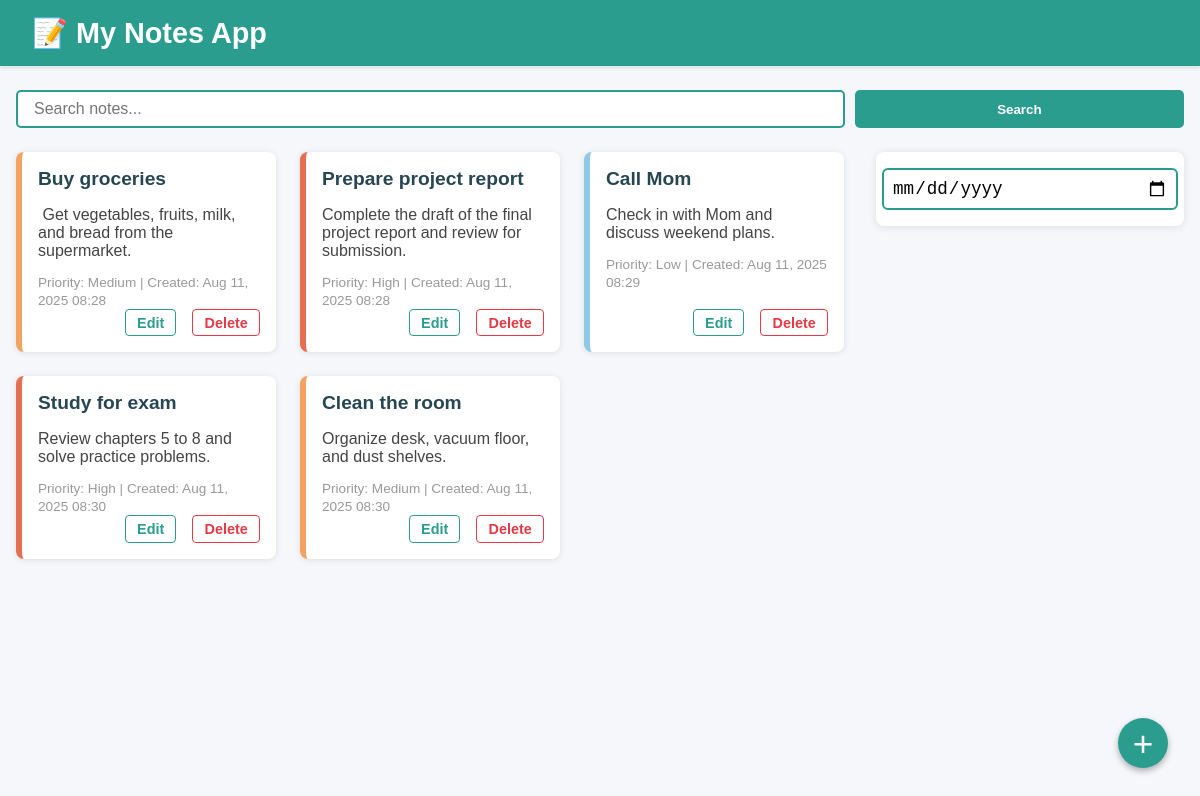
The page / on the database its author committed.
### notes/models.py (models this page shows, shortened)
class Note(models.Model):
    heading = models.CharField(max_length=100)
    description = models.TextField()
    priority = models.CharField(max_length=1, choices=PRIORITY_CHOICES, default='M')
    created_at = models.DateTimeField(auto_now_add=True)
    task_date = models.DateField(null=True, blank=True)  # New field adde

### notes/views.py (the view)
# urls.py: path("", views.index, name="index"),
def index(request):
    query = request.GET.get('q', '')  # Search query
    date_str = request.GET.get('date', '')  # Date filter from calendar
    notes = Note.objects.all()
    if query:
        notes = notes.filter(
            Q(heading__icontains=query) |
            Q(description__icontains=query)
        )
    if date_str:
        try:
            date_obj = datetime.strptime(date_str, '%Y-%m-%d').date()
            notes = notes.filter(task_date=date_obj)
        except ValueError:
            notes = Note.objects.all()
    context = {
        'notes': notes,
        'query': query,
        'selected_date': date_str,
    }
    return render(request, 'notes/index.html', context)

### notes/templates/notes/index.html (shortened to what this page needs)
<!DOCTYPE html>
<html>
<head>
    {% load static %}
    <link rel="stylesheet" href="{% static 'notes/styles.css' %}">
</head>
<body class="index-body">
    <header class="app-header">
        <div class="logo-container">
            <h1 class="app-logo">📝 My Notes App</h1>
        </div>
    </header>
    <form method="GET" action="/" class="search-form">
        <input type="text" name="q" placeholder="Search notes..." value="{{ query }}" class="search-input">
        <button type="submit" class="search-button">Search</button>
    </form>
    <div class="app-container">
      <div class="notes-section">
    <ul class="notes-list">
        {% if notes %}
            {% for note in notes %}
                <li class="note-item {% if note.priority == 'L' %}low{% elif note.priority == 'M' %}medium{% else %}high{% endif %}">
                    <div class="note-content">
                        <h3 class="note-heading">{{ note.heading }}</h3>
                        <p class="note-description">{{ note.description }}</p>
                        <small class="note-meta">Priority: {{ note.get_priority_display }} | Created: {{ note.created_at|date:"M d, Y H:i" }}</small>
                    </div>
                    <div class="note-actions">
                        <a href="{% url 'edit_note' note.id %}" class="note-edit">Edit</a>
                        <a href="{% url 'delete_note' note.id %}" onclick="return confirm('Are you sure you want to delete this note?');" class="note-delete">Delete</a>
                    </div>
                </li>
            {% endfor %}
        {% else %}
            <p class="no-notes-msg">No notes found.</p>
        {% endif %}
    </ul>
    </div>
    <div class="calendar-section">
    <input type="date" id="calendarDate" value="{{ selected_date }}">
    </div>
    </div>
    <button id="addBtn" class="add-note-btn">+</button>
</body>
</html>

### notes/static/notes/styles.css (style rules this page uses)
body.index-body { margin: 0; padding: 0; font-family: Arial, sans-serif; width: 100vw; background-color: #f5f7fa; color: #333; }
.app-header { background-color: #2a9d8f; color: white; padding: 1rem 2rem; box-shadow: 0 2px 4px rgb(0 0 0 / 0.1); }
.logo-container { max-width: 1200px; margin: 0 auto; }
.app-logo { margin: 0; font-weight: 700; font-size: 1.8rem; }
.search-form { max-width: 1200px; margin: 1.5rem auto; display: flex; gap: 0.6rem; padding: 0 1rem; }
.search-input { flex: 1.5; padding: 0.5rem 1rem; font-size: 1rem; border: 2px solid #2a9d8f; border-radius: 5px; outline-offset: 2px; transition: border-color 0.3s ease; }
.search-button { flex: 0.6; background-color: #2a9d8f; color: white; border: none; border-radius: 5px; cursor: pointer; font-weight: 600; transition: background-color 0.3s ease; }
.app-container { max-width: 1200px; margin: 0 auto 3rem; display: flex; gap: 2rem; padding: 0 1rem; }
.notes-section { flex: 3; }
.notes-list { list-style: none; padding: 0; margin: 0; display: grid; grid-template-columns: repeat(3, 1fr); gap: 1.5rem; }
.note-item { background: white; border-radius: 8px; box-shadow: 0 1px 6px rgb(0 0 0 / 0.1); padding: 1rem; display: flex; flex-direction: column; justify-content: space-between; transition: transform 0.2s ease; }
.note-item.low { border-left: 6px solid #8ecae6; }
.note-item.medium { border-left: 6px solid #f4a261; }
.note-item.high { border-left: 6px solid #e76f51; }
.note-heading { margin: 0 0 0.5rem 0; font-size: 1.2rem; font-weight: 700; color: #264653; }
.note-description { flex-grow: 1; font-size: 1rem; margin-bottom: 0.8rem; color: #444; white-space: pre-wrap; }
.note-meta { font-size: 0.85rem; color: #999; }
.note-actions { display: flex; justify-content: flex-end; gap: 1rem; }
.note-edit, .note-delete { text-decoration: none; font-weight: 600; font-size: 0.9rem; padding: 0.3rem 0.7rem; border-radius: 4px; transition: background-color 0.3s ease; }
.note-edit { color: #2a9d8f; border: 1.5px solid #2a9d8f; }
.note-delete { color: #e63946; border: 1.5px solid #e63946; }
.calendar-section { flex: 1; background: white; padding: 1rem; border-radius: 8px; box-shadow: 0 1px 8px rgb(0 0 0 / 0.1); height: fit-content; display: flex; flex-direction: column; align-items: center; }
#calendarDate { width: 100%; padding: 0.5rem; font-size: 1.1rem; border-radius: 6px; border: 2px solid #2a9d8f; cursor: pointer; transition: border-color 0.3s ease; }
.add-note-btn { position: fixed; bottom: 2rem; right: 2rem; background-color: #2a9d8f; color: white; border: none; border-radius: 50%; width: 50px; height: 50px; font-size: 2.2rem; line-height: 50px; cursor: pointer; box-shadow: 0 3px 6px rgb(0 0 0 / 0.3); transition: background-color 0.3s ease; user-select: none; z-index: 1000; }

### rows shown on the page
Note: heading "Buy groceries", description "Get vegetables, fruits, milk, and bread from the supermarket.", priority "Medium", created_at "Aug 11, 2025 08:28"
Note: heading "Prepare project report", description "Complete the draft of the final project report and review for submission.", priority "High", created_at "Aug 11, 2025 08:28"
Note: heading "Call Mom", description "Check in with Mom and discuss weekend plans.", priority "Low", created_at "Aug 11, 2025 08:29"
Note: heading "Study for exam", description "Review chapters 5 to 8 and solve practice problems.", priority "High", created_at "Aug 11, 2025 08:30"
Note: heading "Clean the room", description "Organize desk, vacuum floor, and dust shelves.", priority "Medium", created_at "Aug 11, 2025 08:30"
